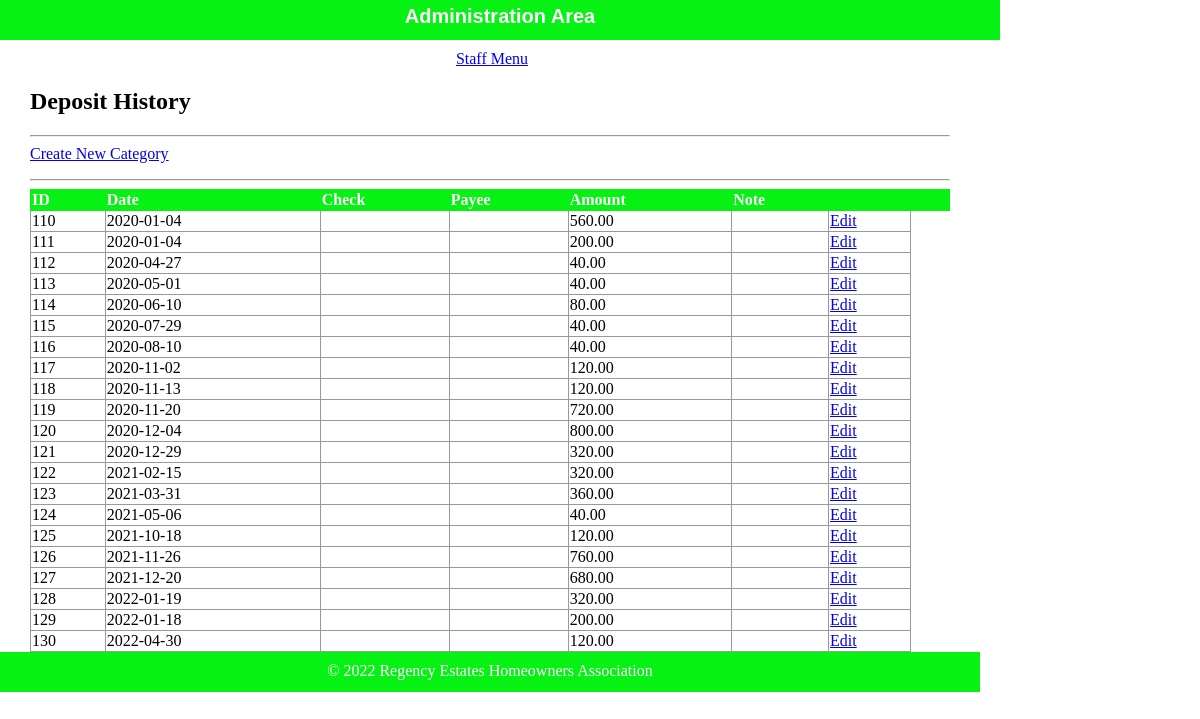
Page /html/public/staff/deposits/index.php on the earlier database version.
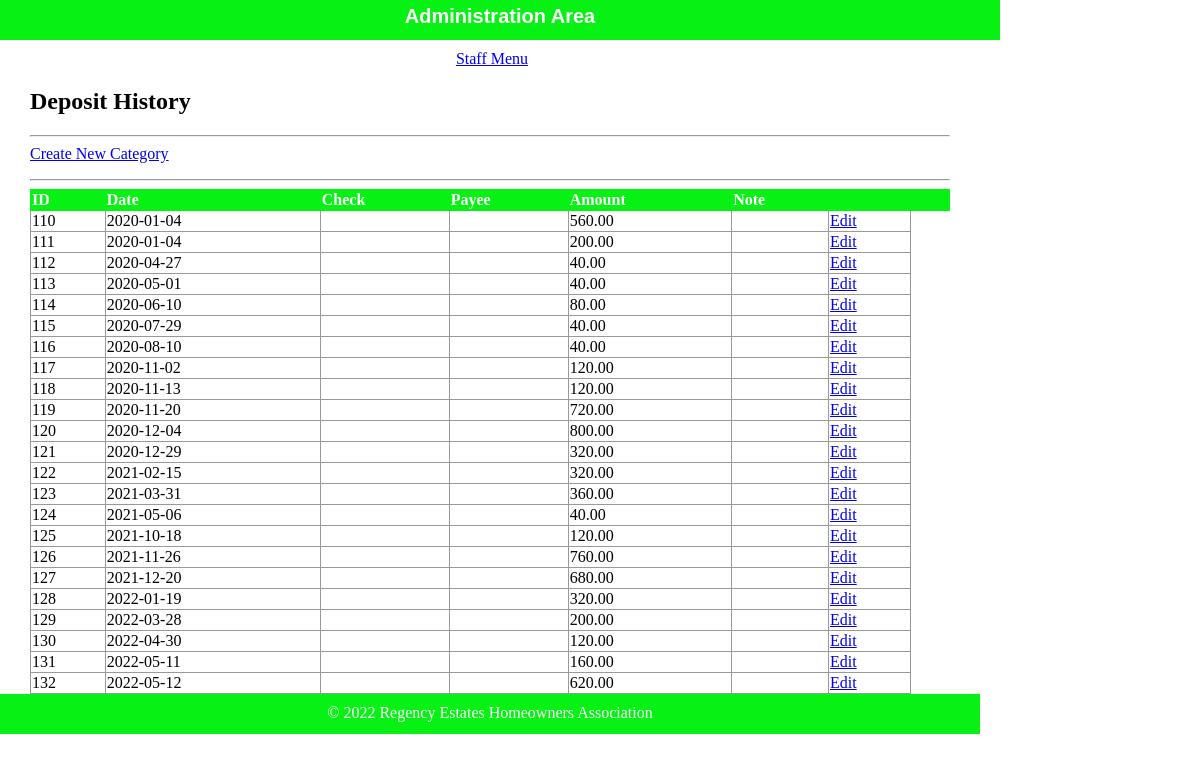
Same page on the later database version.
### tables this page shows
CREATE TABLE `deposit` (
  `id` int(11) NOT NULL,
  `fk_cat_id` int(11) DEFAULT NULL,
  `dt` date DEFAULT NULL,
  `is_reconciled` tinyint(1) DEFAULT NULL,
  `amount` decimal(10,2) DEFAULT NULL,
  `note` varchar(50) DEFAULT NULL,
  `ck_no` int(11) DEFAULT NULL,
  `payee` varchar(50) DEFAULT NULL
);

### html/private/functions.php (called while the page is built, shortened)
<?php
function url_for($script_path)
{
    if ($script_path[0] != '/')
    {
        $script_path = "/" . $script_path;
    }
    return WWW_ROOT . $script_path;
}
function u($string = "")
{
    return urlencode($string);
}
function htmlsc($string = "")
{
    return htmlspecialchars($string);
}
?>

### html/private/query_functions.php (called while the page is built, shortened)
<?php
  function find_all_deposits() {
    global $db;
    $sql = "SELECT * FROM deposit WHERE dt > '2020-01-01' ";
    $result = mysqli_query($db, $sql);
    return $result;
  }
?>

### html/public/staff/deposits/index.php (the view, shortened to what this page needs)
<?php $subject_set = find_all_deposits(); ?>
<?php include(SHARED_PATH . '/header.php'); ?>
    <div id="content">
        <div id="regency-menu">
            <h2>Deposit History</h2>
            <hr />
            <div class="actions">
                <a class="action" href="<?php echo url_for('/staff/categories/index.php'); ?>">Create New Category</a>
            </div>
            <hr />
            <table class="list">
                <tr>
                    <th>ID</th>
                    <th>Date</th>
                    <th>Check</th>
                    <th>Payee</th>
                    <th>Amount</th>
                    <th>Note</th>
                    <th>&nbsp</th>
                    <th>&nbsp</th>
                    <th>&nbsp</th>
                </tr>
                <?php while($subject = mysqli_fetch_assoc($subject_set)) { ?>
                    <tr>
                        <td><?php echo htmlsc($subject['id']); ?></td>
                        <td><?php echo htmlsc($subject['dt']); ?></td>
                        <td><?php echo htmlsc($subject['ck_no']); ?></td>
                        <td><?php echo htmlsc($subject['payee']); ?></td>
                        <td><?php echo htmlsc($subject['amount']); ?></td>
                        <td><?php echo htmlsc($subject['note']); ?></td>
                        <td><a class="action" href="<?php echo url_for('/staff/subjects/show.php?id=' . htmlsc(u($subject['id']))); ?>">Edit</a></td>
                    </tr>
                <?php } ?>
            </table>
        </div>
    </div>
<?php include(SHARED_PATH . '/footer.php'); ?>

### html/private/shared/header.php (shortened to what this page needs)
<!doctype html>
<html lang="en">
	<head>
		<link rel="stylesheet" media="all" href="<?php echo url_for('stylesheets/staff.css'); ?>" />
	</head>
	<body>
		<header>
			<h1>Administration Area</h1>
		</header>
		<navigation>
			<ul>
				<li>
					<a href="<?php echo url_for('/staff/index.php'); ?>">Staff Menu</a>
				</li>
			</ul>
		</navigation>

### html/private/shared/footer.php (shortened to what this page needs)
<footer>
	&copy; <?php echo date('Y'); ?> Regency Estates Homeowners Association
</footer>
</body>
</html>

### html/public/stylesheets/staff.css (style rules this page uses)
html { height: 100%; width: 100%; }
body { height: 1000px; width: 100%; margin: 0; padding: 0; }
header { width: 1000px; height: 40px; margin: 0 0 10px 0; padding: 0; background: #08F114; color: white; }
header h1 { margin: 0; padding: 5px; font-size: 20px; font-family: Verdana, Arial, Helvetica, sans-serif; text-align: center; }
navigation { width: 1000px; margin: 0; padding: 0; text-align: center; }
navigation ul { width: 1000px; list-style: none; padding: 0; margin: 0; }
navigation ul li { display: inline; margin-right: 1em; }
#content { width: 920px; min-height: 500px; padding: 0 30px; }
footer { width: 940px; height: 20px; margin: 0 0 10px 0; padding: 10px 20px; background: #08F114; color: white; text-align: center; }
.actions { margin-bottom: 1em; }
table { border-collapse: collapse; vertical-align: top; }
table.list { width: 100%; }
table.list tr td { border: 1px solid #999999; }
table.list tr th { border: 1px solid #08F114; background: #08F114; color: white; text-align: left; }

Differences in the rows shown:
changed deposit id 129: dt "2022-01-18" → "2022-03-28"
added deposit: id "131", dt "2022-05-11", amount "160.00"
added deposit: id "132", dt "2022-05-12", amount "620.00"
